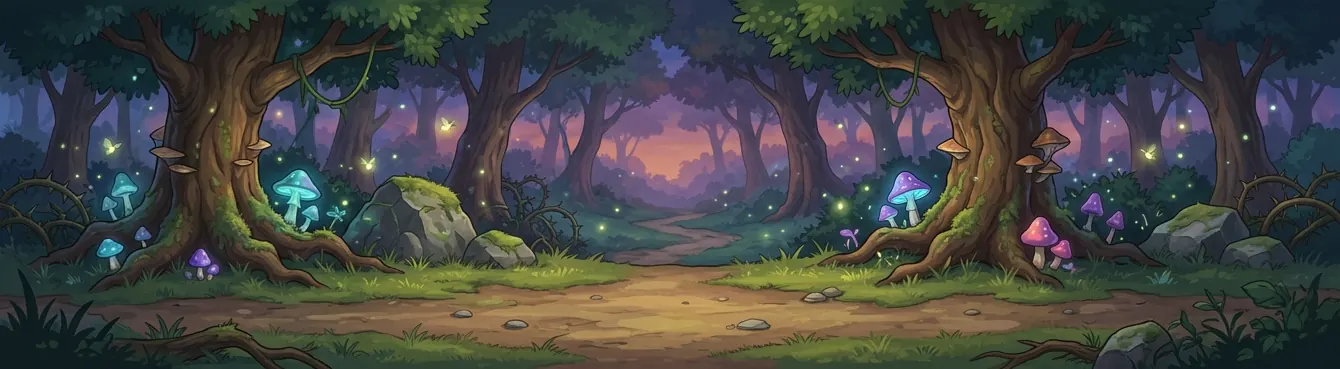
#> input picture assets/bg1.webp, 1340 x 369 px
$ python run.py ../../assets/bg1.webp ../../assets/bg4.webp 5
#> lines starting #> are read from the running program, lines starting #| are printed output that depends on the picture; after the words box and inside, x2 and y2 are one past the last pixel; in counts of white or black regions, pixels touching at a corner belong together
#> in split_n, im is the input picture: PIL image 1340x369 RGB; mean R, G, B 67.4, 69.2, 66.9
### src/tools/cut.py
import sys, numpy as np
from PIL import Image
from scipy import ndimage
def cutout(path, thr=238, dil=8, minarea=2500, crop=None):
#> called with path = '../../assets/bg1.webp', thr = 238, dil = 1, minarea = 1
    im=Image.open(path).convert('RGB')
    if crop: im=im.crop(crop)
    a=np.asarray(im).astype(int)
    white=(a[:,:,0]>thr)&(a[:,:,1]>thr)&(a[:,:,2]>thr)
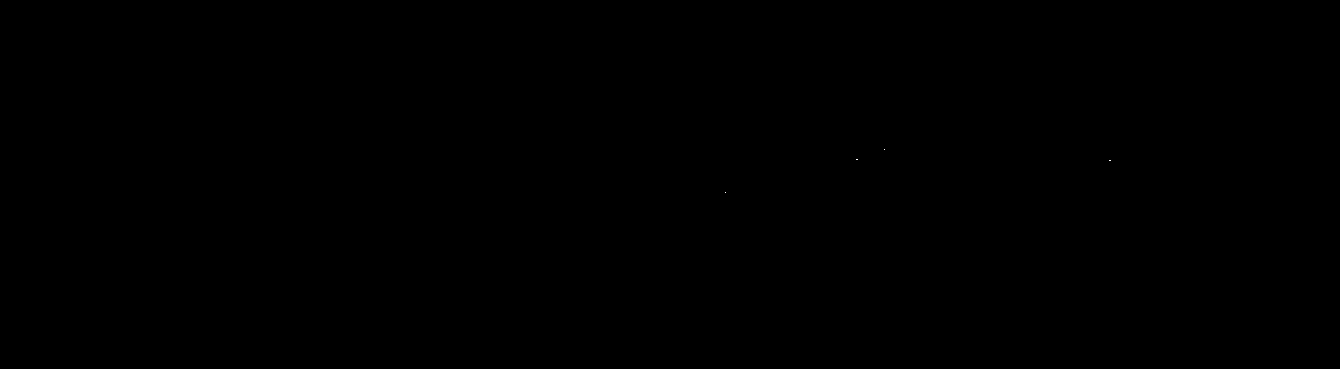
#> white: shape (369, 1340) bool; 0% white in thin lines or dots, all inside (x1, y1, x2, y2) = (725, 149, 1111, 193)
    lab,n=ndimage.label(white)
#> lab: shape (369, 1340) int32; 5 distinct labels, from 0 to 4
#> n = 4
    border=set(np.unique(np.concatenate([lab[0],lab[-1],lab[:,0],lab[:,-1]])))-{0}
#> border = 0 items
    bg=np.isin(lab,list(border))
#> bg: shape (369, 1340) bool; every value is 0
    # interior pure-white holes (gaps between arm and body) that are big
    vw=(a[:,:,0]>246)&(a[:,:,1]>246)&(a[:,:,2]>246)
#> vw: shape (369, 1340) bool; 0% white in thin lines or dots, all inside (x1, y1, x2, y2) = (857, 159, 858, 160)
    lab3,n3=ndimage.label(vw&~bg)
#> n3 = 1
    if n3:
        sizes=ndimage.sum(np.ones_like(lab3),lab3,range(1,n3+1))
#> sizes = [1]
        big=[i+1 for i,s in enumerate(sizes) if s>350]
#> big = []
        bg|=np.isin(lab3,big)
    alpha=np.where(bg,0,255).astype(np.uint8)
#> alpha: shape (369, 1340); every value is 255
    alpha=ndimage.grey_erosion(alpha,size=(2,2))
    alpha=ndimage.gaussian_filter(alpha.astype(float),0.6).clip(0,255).astype(np.uint8)
    rgba=np.dstack([np.asarray(im),alpha])
    obj=alpha>128; lab2,n2=ndimage.label(ndimage.binary_dilation(obj,iterations=dil))
#> after `obj = alpha > 128`: obj: shape (369, 1340) bool; every value is 1
#> after `lab2, n2 = ndimage.label(ndimage.binary_dilation(obj, iterations=dil))`: lab2: shape (369, 1340) int32; every value is 1
#> after `lab2, n2 = ndimage.label(ndimage.binary_dilation(obj, iterations=dil))`: n2 = 1
    objs=[]
    for k,sl in enumerate(ndimage.find_objects(lab2)):
        h=sl[0].stop-sl[0].start; w=sl[1].stop-sl[1].start
        if h*w<minarea: continue
        sub=rgba[sl].copy(); m=(lab2[sl]==k+1); sub[:,:,3]=np.where(m,sub[:,:,3],0)
        objs.append((sl[1].start, sl[0].start, Image.fromarray(sub)))
#> this loop made 1 pass
#> (h, w) on pass 1: (369, 1340)
#> after the loop, objs = 1 item
    return objs
# [8 lines that do not run on import are left out]

# [24 lines left out: function split_cols, not called in this run]

def split_n(path, n, **kw):
    im=Image.open(path).convert('RGB'); a=np.asarray(im)
    objs=cutout(path, dil=1, minarea=1, **kw)
#> objs = 1 item
    full=np.zeros(a.shape[:2],np.uint8)
    for x,y,o in objs:
        al=np.asarray(o)[:,:,3]; full[y:y+al.shape[0],x:x+al.shape[1]]=np.maximum(full[y:y+al.shape[0],x:x+al.shape[1]],al)
#> this loop made 1 pass
#> (x, y) on pass 1: (0, 0)
    colsum=(full>128).sum(0)
#> colsum = 1340 values from 369 to 369
    xs=np.where(colsum>0)[0]; x0,x1=xs[0],xs[-1]
#> after `xs = np.where(colsum > 0)[0]`: xs = 1340 values from 0 to 1339
#> after `x0, x1 = (xs[0], xs[-1])`: x0 = 0; x1 = 1339
    # cut points: near equal division, choose min colsum within window
    cuts=[x0]
#> cuts = [0]
    step=(x1-x0)/n
#> step = 267.8
    for k in range(1,n):
        c=int(x0+k*step); w=int(step*0.35)
        seg=colsum[c-w:c+w]; cuts.append(c-w+int(np.argmin(seg)))
#> this loop made 4 passes
#> c on passes 1 to 4: 267, 535, 803, 1071
#> after the loop, cuts = [0, 174, 442, 710, 978]
    cuts.append(x1+1)
    rgba=np.dstack([a,full]); out=[]
    for s,e in zip(cuts[:-1],cuts[1:]):
        sub=rgba[:,s:e]
        # keep only largest connected blob(s) touching the main body: drop tiny fragments
        m=sub[:,:,3]>128; lab,nn=ndimage.label(m)
        if nn>1:
            sizes=ndimage.sum(m,lab,range(1,nn+1)); keep=[i+1 for i,sz in enumerate(sizes) if sz>0.04*sizes.max()]
            sub=sub.copy(); sub[:,:,3]=np.where(np.isin(lab,keep),sub[:,:,3],0)
        rows=np.where((sub[:,:,3]>128).any(1))[0]; cols=np.where((sub[:,:,3]>128).any(0))[0]
        out.append(Image.fromarray(sub[rows[0]:rows[-1]+1, cols[0]:cols[-1]+1]))
#> this loop made 5 passes
#> (s, e) on passes 1 to 5: (0, 174), (174, 442), (442, 710), (710, 978), (978, 1340)
#> pass 1, in split_n, `sub=rgba[:,s:e]`:
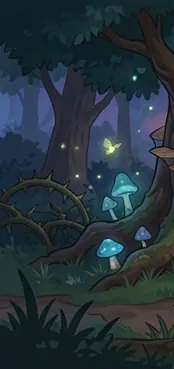
#> sub: shape (369, 174, 4); mean R, G, B, A 37.1, 50.5, 58.5, 255
#> pass 2, in split_n, `sub=rgba[:,s:e]`:
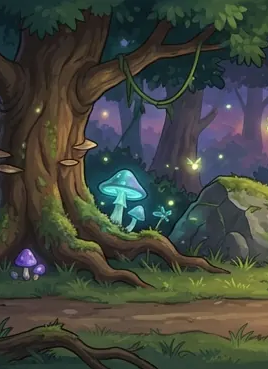
#> sub: shape (369, 268, 4); mean R, G, B, A 65.4, 69.6, 61.3, 255
#> after the loop: lab: shape (369, 362) int32; every value is 1
#> after the loop: m: shape (369, 362) bool; every value is 1
#> after the loop:
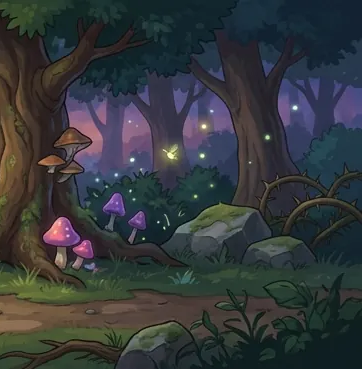
#> sub: shape (369, 362, 4); mean R, G, B, A 52.2, 56.5, 59.3, 255
#> after the loop, out = 5 items
    return out

### src/tools/run.py
import sys; sys.path.insert(0,'/home/claude/gem')
from cut import split_n
path,prefix,n=sys.argv[1],sys.argv[2],int(sys.argv[3])
o=split_n(path,n); print(len(o),[i.size for i in o])
#> after `o = split_n(path, n)`: o = 5 items
for i,im in enumerate(o): im.save(f'/home/claude/gem/out/{prefix}{i+1}.png')
#> this loop made 5 passes

$ run again, on assets/bg6.webp
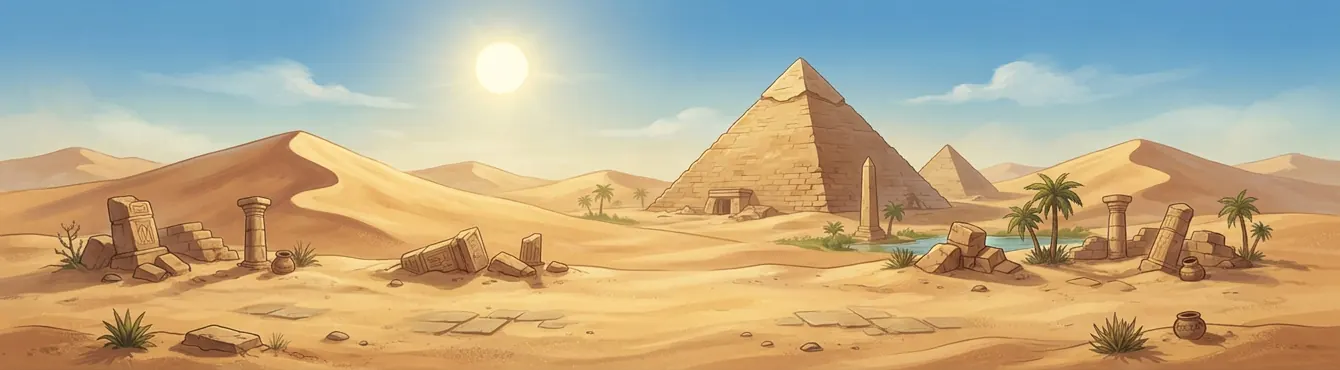
#> input picture assets/bg6.webp, 1340 x 370 px
#> in split_n, im is the input picture: PIL image 1340x370 RGB; mean R, G, B 184.9, 169.9, 139.4
#> white: shape (370, 1340) bool; every value is 0
#> n = 0
#> border = 0 items
#> n3 = 0
#> alpha: shape (370, 1340); every value is 255
#> obj: shape (370, 1340) bool; every value is 1
#> lab2: shape (370, 1340) int32; every value is 1
#> n2 = 1
#> the loop in cutout, `for k,sl in enumerate(ndimage.find_objects(lab2)):` made 1 pass
#> (h, w) on pass 1: (370, 1340)
#> after the loop in cutout, `for k,sl in enumerate(ndimage.find_objects(lab2)):`: objs = 1 item
#> the loop in split_n, `for x,y,o in objs:` made 1 pass
#> (x, y) on pass 1: (0, 0)
#> colsum = 1340 values from 370 to 370
#> xs = 1340 values from 0 to 1339
#> x0 = 0; x1 = 1339
#> in split_n, `cuts=[x0]`: cuts = [0]
#> step = 267.8
#> the loop in split_n, `for k in range(1,n):` made 4 passes
#> c on passes 1 to 4: 267, 535, 803, 1071
#> after the loop in split_n, `for k in range(1,n):`: cuts = [0, 174, 442, 710, 978]
#> the loop in split_n, `for s,e in zip(cuts[:-1],cuts[1:]):` made 5 passes
#> (s, e) on passes 1 to 5: (0, 174), (174, 442), (442, 710), (710, 978), (978, 1340)
#> pass 1, in split_n, `sub=rgba[:,s:e]`:
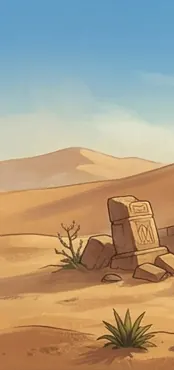
#> sub: shape (370, 174, 4); mean R, G, B, A 170.8, 156.6, 133.3, 255
#> after the loop in split_n, `for s,e in zip(cuts[:-1],cuts[1:]):`:
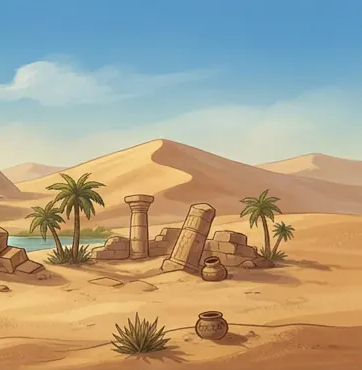
#> sub: shape (370, 362, 4); mean R, G, B, A 171.1, 161, 137.6, 255
#> after the loop in split_n, `for s,e in zip(cuts[:-1],cuts[1:]):`: out = 5 items
#> the loop `for i,im in enumerate(o): im.save(f'/home/claude/gem/out/{prefix}{i+1}..` made 5 passes

$ run again, on assets/bg7.webp
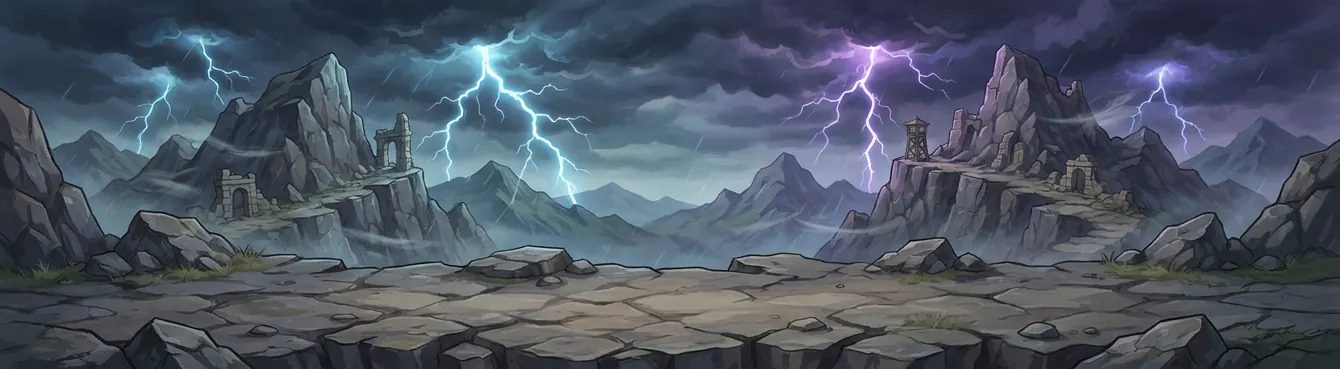
#> input picture assets/bg7.webp, 1340 x 369 px
#> in split_n, im is the input picture: PIL image 1340x369 RGB; mean R, G, B 76.8, 86, 99.9
#> white: shape (369, 1340) bool; 0.03% white in thin lines or dots, all inside (x1, y1, x2, y2) = (482, 47, 1161, 172)
#> n = 37
#> border = 0 items
#> bg: shape (369, 1340) bool; every value is 0
#> vw: shape (369, 1340) bool; 0.01% white in thin lines or dots, all inside (x1, y1, x2, y2) = (856, 47, 1157, 166)
#> lab3: shape (369, 1340) int32; 26 distinct labels, from 0 to 25
#> n3 = 25
#> sizes = 25 values, max 4 at index 22, min 1 at index 0, mean 1.4
#> big = []
#> alpha: shape (369, 1340); every value is 255
#> obj: shape (369, 1340) bool; every value is 1
#> lab2: shape (369, 1340) int32; every value is 1
#> n2 = 1
#> the loop in cutout, `for k,sl in enumerate(ndimage.find_objects(lab2)):` made 1 pass
#> (h, w) on pass 1: (369, 1340)
#> after the loop in cutout, `for k,sl in enumerate(ndimage.find_objects(lab2)):`: objs = 1 item
#> the loop in split_n, `for x,y,o in objs:` made 1 pass
#> (x, y) on pass 1: (0, 0)
#> colsum = 1340 values from 369 to 369
#> xs = 1340 values from 0 to 1339
#> x0 = 0; x1 = 1339
#> in split_n, `cuts=[x0]`: cuts = [0]
#> step = 267.8
#> the loop in split_n, `for k in range(1,n):` made 4 passes
#> c on passes 1 to 4: 267, 535, 803, 1071
#> after the loop in split_n, `for k in range(1,n):`: cuts = [0, 174, 442, 710, 978]
#> the loop in split_n, `for s,e in zip(cuts[:-1],cuts[1:]):` made 5 passes
#> (s, e) on passes 1 to 5: (0, 174), (174, 442), (442, 710), (710, 978), (978, 1340)
#> pass 1, in split_n, `sub=rgba[:,s:e]`:
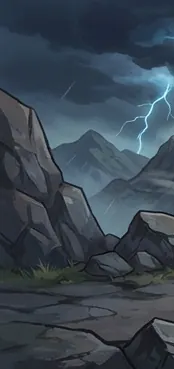
#> sub: shape (369, 174, 4); mean R, G, B, A 57.8, 69.9, 81.1, 255
#> after the loop in split_n, `for s,e in zip(cuts[:-1],cuts[1:]):`:
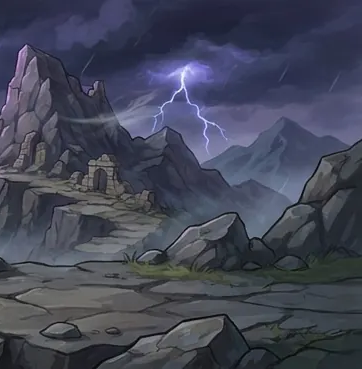
#> sub: shape (369, 362, 4); mean R, G, B, A 67.3, 70.6, 86.9, 255
#> after the loop in split_n, `for s,e in zip(cuts[:-1],cuts[1:]):`: out = 5 items
#> the loop `for i,im in enumerate(o): im.save(f'/home/claude/gem/out/{prefix}{i+1}..` made 5 passes
